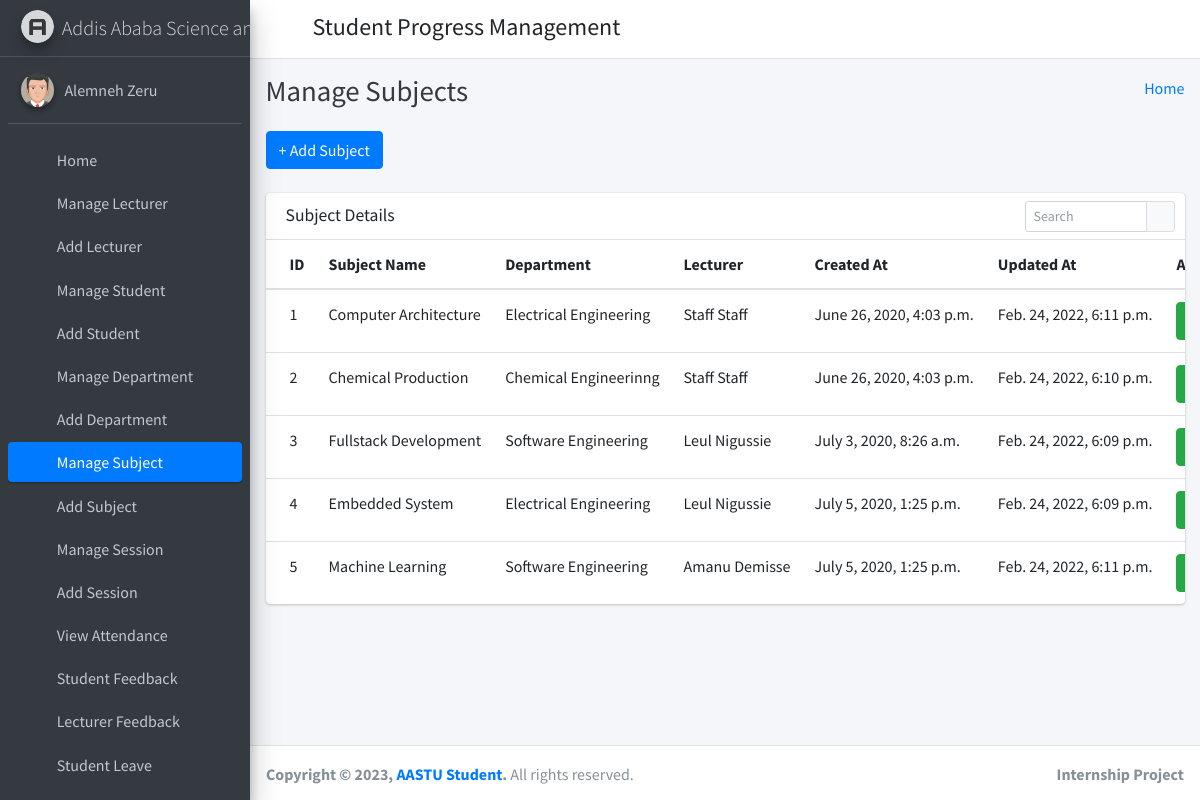
Screenshot of /manage_subject/ (signed in) with the database file from the repository.
### student_management_app/models.py (models this page shows)
class CustomUser(AbstractUser):
    user_type_data = ((1, "HOD"), (2, "Staff"), (3, "Student"))
    user_type = models.CharField(default=1, choices=user_type_data, max_length=10)

class Subjects(models.Model):
    id =models.AutoField(primary_key=True)
    subject_name = models.CharField(max_length=255)
    course_id = models.ForeignKey(Courses, on_delete=models.CASCADE, default=1) #need to give defauult course
    staff_id = models.ForeignKey(CustomUser, on_delete=models.CASCADE)
    created_at = models.DateTimeField(auto_now_add=True)
    updated_at = models.DateTimeField(auto_now=True)
    objects = models.Manager()

class Courses(models.Model):
    id = models.AutoField(primary_key=True)
    course_name = models.CharField(max_length=255)
    created_at = models.DateTimeField(auto_now_add=True)
    updated_at = models.DateTimeField(auto_now=True)
    objects = models.Manager()

### student_management_app/HodViews.py (the view)
# urls.py: path('manage_subject/', HodViews.manage_subject, name="manage_subject"),
def manage_subject(request):
    subjects = Subjects.objects.all()
    context = {
        "subjects": subjects
    }
    return render(request, 'hod_template/manage_subject_template.html', context)

### student_management_app/LoginCheckMiddleWare.py (called while the page is built, shortened)
    def process_view(self, request, view_func, view_args, view_kwargs):
        modulename = view_func.__module__
        user = request.user
        if user.is_authenticated:
            if user.user_type == "1":
                if modulename == "student_management_app.HodViews":
                    pass
                elif modulename == "student_management_app.views" or modulename == "django.views.static":
                    pass
                else:
                    return redirect("admin_home")
            else:
                return redirect("login")
        else:
            if request.path == reverse("login") or request.path == reverse("doLogin"):
                pass
            else:
                return redirect("login")

### student_management_app/templates/hod_template/manage_subject_template.html (shortened to what this page needs)
{% extends 'hod_template/base_template.html' %}
{% block page_title %}
    Manage Subjects
{% endblock page_title %}
{% block main_content %}
{% load static %}
<section class="content">
        <div class="container-fluid">
            <a class="btn btn-primary" href="{% url 'add_subject' %}" role="button">+ Add Subject</a> <br/>&nbsp;
            <div class="row">
                <div class="col-md-12">
                    <div class="card">
                        <div class="card-header">
                            <h3 class="card-title">Subject Details</h3>
                            <div class="card-tools">
                            <div class="input-group input-group-sm" style="width: 150px;">
                                <input type="text" name="table_search" class="form-control float-right" placeholder="Search">
                                <div class="input-group-append">
                                <button type="submit" class="btn btn-default"><i class="fas fa-search"></i></button>
                                </div>
                            </div>
                            </div>
                        </div>
                        <div class="card-body table-responsive p-0">
                            <table class="table table-hover text-nowrap">
                            <thead>
                                <tr>
                                <th>ID</th>
                                <th>Subject Name</th>
                                <th>Department</th>
                                <th>Lecturer</th>
                                <th>Created At</th>
                                <th>Updated At</th>
                                <th>Action</th>
                                </tr>
                            </thead>
                            <tbody>
                                {% for subject in subjects %}
                                <tr>
                                <td>{{ subject.id }}</td>
                                <td>{{ subject.subject_name }}</td>
                                <td>{{ subject.course_id.course_name }}</td>
                                <td>{{ subject.staff_id.first_name }} {{ subject.staff_id.last_name }}</td>
                                <td>{{ subject.created_at }}</td>
                                <td>{{ subject.updated_at }}</td>
                                <td>
                                    <a href="{% url 'edit_subject' subject.id %}" class="btn btn-success">Edit</a>
                                </td>
                                </tr>
                                {% endfor %}
                            </tbody>
                            </table>
                        </div>
                        </div>
                </div>
            </div>
        </div>
      </section>
  {% endblock main_content %}

### student_management_app/templates/hod_template/sidebar_template.html (shortened to what this page needs)
{% load static %}
<aside class="main-sidebar sidebar-dark-primary elevation-4">
      <a href="{% url 'admin_home' %}" class="brand-link">
        <img src="{% static 'dist/img/AdminLTELogo.png' %}" alt="AdminLTE Logo" class="brand-image img-circle elevation-3"
            style="opacity: .8">
        <span class="brand-text font-weight-light">Addis Ababa Science and Technology University</span>
      </a>
      <div class="sidebar">
        <div class="user-panel mt-3 pb-3 mb-3 d-flex">
          <div class="image">
            <img src="{% static 'dist/img/user2-160x160.jpg' %}" class="img-circle elevation-2" alt="User Image">
          </div>
          <div class="info">
            <a href="{% url 'admin_profile' %}" class="d-block">{{ user.first_name }} {{ user.last_name }}</a>
          </div>
        </div>
        <nav class="mt-2">
          <ul class="nav nav-pills nav-sidebar flex-column" data-widget="treeview" role="menu" data-accordion="false">
            <li class="nav-item">
              {% url 'admin_home' as admin_home %}
              <a href="{{ admin_home }}" class="nav-link {% if request.path == admin_home %} active {% endif %}">
                <i class="nav-icon fas fa-tachometer-alt"></i>
                <p>
                  Home
                </p>
              </a>
            </li>
            <li class="nav-item">
              {% url 'manage_staff' as manage_staff %}
              {% url 'edit_staff' staff_id=id as edit_staff %}
              <a href="{{ manage_staff }}" class="nav-link {% if request.path == manage_staff %} active {% endif %} {% if request.path == edit_staff %} active {% endif %}">
                <i class="nav-icon fas fa-chalkboard-teacher"></i>
                <p>
                  Manage Lecturer
                </p>
              </a>
            </li>
            <li class="nav-item">
              {% url 'add_staff' as add_staff %}
              <a href="{{ add_staff }}" class="nav-link {% if request.path == add_staff %} active {% endif %}">
                <i class="nav-icon fas fa-th"></i>
                <p>
                  Add Lecturer
                </p>
              </a>
            </li>
            <li class="nav-item">
              {% url 'manage_student' as manage_student %}
              {% url 'edit_student' student_id=id as edit_student %}
              <a href="{{ manage_student }}" class="nav-link {% if request.path == manage_student %} active {% endif %} {% if request.path == edit_student %} active {% endif %}">
                <i class="nav-icon fas fa-user-graduate"></i>
                <p>
                  Manage Student
                </p>
              </a>
            </li>
            <li class="nav-item">
              {% url 'add_student' as add_student %}
              <a href="{{ add_student }}" class="nav-link {% if request.path == add_student %} active {% endif %}">
                <i class="nav-icon fas fa-th"></i>
                <p>
                  Add Student
                </p>
              </a>
            </li>
            <li class="nav-item">
              {% url 'manage_course' as manage_course %}
              {% url 'edit_course' course_id=id as edit_course %}
              <a href="{{ manage_course }}" class="nav-link {% if request.path == manage_course %} active {% endif %} {% if request.path == edit_course %} active {% endif %}">
                <i class="nav-icon fas fa-chalkboard"></i>
                <p>
                  Manage Department
                </p>
              </a>
            </li>
            <li class="nav-item">
            {% url 'add_course' as add_course %}
              <a href="{{ add_course }}" class="nav-link {% if request.path == add_course %} active {% endif %}">
                <i class="nav-icon fas fa-th"></i>
                <p>
                  Add Department
                </p>
              </a>
            </li>
            <li class="nav-item">
              {% url 'manage_subject' as manage_subject %}
              {% url 'edit_subject' subject_id=id as edit_subject %}
              <a href="{{ manage_subject }}" class="nav-link {% if request.path == manage_subject %} active {% endif %} {% if request.path == edit_subject %} active {% endif %}">
                <i class="nav-icon fas fa-book"></i>
                <p>
                  Manage Subject
                </p>
              </a>
            </li>
            <li class="nav-item">
              {% url 'add_subject' as add_subject %}
              <a href="{{ add_subject }}" class="nav-link {% if request.path == add_subject %} active {% endif %}">
                <i class="nav-icon fas fa-th"></i>
                <p>
                  Add Subject
                </p>
              </a>
            </li>
            <li class="nav-item">
              {% url 'manage_session' as manage_session %}
              {% url 'edit_session' session_id=id as edit_session %}
              <a href="{{ manage_session }}" class="nav-link {% if request.path == manage_session %} active {% endif %} {% if request.path == edit_session %} active {% endif %}">
                <i class="nav-icon fas fa-graduation-cap"></i>
                <p>
                  Manage Session
                </p>
              </a>
            </li>
            <li class="nav-item">
              {% url 'add_session' as add_session %}
              <a href="{{ add_session }}" class="nav-link {% if request.path == add_session %} active {% endif %}">
                <i class="nav-icon fas fa-th"></i>
                <p>
                  Add Session
                </p>
              </a>
            </li>
            <li class="nav-item">
              {% url 'admin_view_attendance' as admin_view_attendance %}
              <a href="{{ admin_view_attendance }}" class="nav-link {% if request.path == admin_view_attendance %} active {% endif %}">
                <i class="nav-icon fas fa-calendar-alt"></i>
                <p>
                  View Attendance
                </p>
              </a>
            </li>
            <li class="nav-item">
              {% url 'student_feedback_message' as student_feedback_message %}
              <a href="{{ student_feedback_message }}" class="nav-link {% if request.path == student_feedback_message %} active {% endif %}">
                <i class="nav-icon fas fa-th"></i>
                <p>
                  Student Feedback
                </p>
              </a>
            </li>
            <li class="nav-item">
              {% url 'staff_feedback_message' as staff_feedback_message %}
              <a href="{{ staff_feedback_message }}" class="nav-link {% if request.path == staff_feedback_message %} active {% endif %}">
                <i class="nav-icon fas fa-th"></i>
                <p>
                  Lecturer Feedback
                </p>
              </a>
            </li>
            <li class="nav-item">
              {% url 'student_leave_view' as student_leave_view %}
              <a href="{{ student_leave_view }}" class="nav-link {% if request.path == student_leave_view %} active {% endif %}">
                <i class="nav-icon fas fa-th"></i>
                <p>
                  Student Leave
                </p>
              </a>
            </li>
            <li class="nav-item">
              {% url 'staff_leave_view' as staff_leave_view %}
              <a href="{{ staff_leave_view }}" class="nav-link {% if request.path == staff_leave_view %} active {% endif %}">
                <p>
                </p>
              </a>
            </li>
          </ul>
        </nav>
      </div>
    </aside>

### rows the page displays
CustomUser: first_name "Alemneh", last_name "Zeru"
Subjects: id "1", subject_name "Computer Architecture", course_id.course_name "Electrical Engineering", staff_id.first_name "Staff", staff_id.last_name "Staff", created_at "June 26, 2020, 4:03 p.m.", updated_at "Feb. 24, 2022, 6:11 p.m."
Subjects: id "2", subject_name "Chemical Production", course_id.course_name "Chemical Engineerinng", staff_id.first_name "Staff", staff_id.last_name "Staff", created_at "June 26, 2020, 4:03 p.m.", updated_at "Feb. 24, 2022, 6:10 p.m."
Subjects: id "3", subject_name "Fullstack Development", course_id.course_name "Software Engineering", staff_id.first_name "Leul", staff_id.last_name "Nigussie", created_at "July 3, 2020, 8:26 a.m.", updated_at "Feb. 24, 2022, 6:09 p.m."
Subjects: id "4", subject_name "Embedded System", course_id.course_name "Electrical Engineering", staff_id.first_name "Leul", staff_id.last_name "Nigussie", created_at "July 5, 2020, 1:25 p.m.", updated_at "Feb. 24, 2022, 6:09 p.m."
Subjects: id "5", subject_name "Machine Learning", course_id.course_name "Software Engineering", staff_id.first_name "Amanu", staff_id.last_name "Demisse", created_at "July 5, 2020, 1:25 p.m.", updated_at "Feb. 24, 2022, 6:11 p.m."
